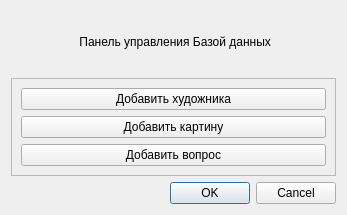
<?xml version="1.0" encoding="UTF-8"?>
<ui version="4.0">
 <class>AdminDialog</class>
 <widget class="QDialog" name="AdminDialog">
  <property name="geometry">
   <rect>
    <x>0</x>
    <y>0</y>
    <width>347</width>
    <height>215</height>
   </rect>
  </property>
  <property name="windowTitle">
   <string>Dialog</string>
  </property>
  <layout class="QGridLayout" name="gridLayout">
   <item row="0" column="0" colspan="2">
    <widget class="QLabel" name="label">
     <property name="text">
      <string> Панель управления Базой данных</string>
     </property>
     <property name="alignment">
      <set>Qt::AlignCenter</set>
     </property>
    </widget>
   </item>
   <item row="2" column="0" colspan="2">
    <widget class="QDialogButtonBox" name="buttonBox">
     <property name="orientation">
      <enum>Qt::Horizontal</enum>
     </property>
     <property name="standardButtons">
      <set>QDialogButtonBox::Cancel|QDialogButtonBox::Ok</set>
     </property>
    </widget>
   </item>
   <item row="1" column="0" colspan="2">
    <widget class="QFrame" name="frame">
     <property name="frameShape">
      <enum>QFrame::StyledPanel</enum>
     </property>
     <property name="frameShadow">
      <enum>QFrame::Raised</enum>
     </property>
     <layout class="QVBoxLayout" name="verticalLayout">
      <item>
       <widget class="QPushButton" name="addArtistPushButton">
        <property name="text">
         <string>Добавить художника</string>
        </property>
       </widget>
      </item>
      <item>
       <widget class="QPushButton" name="addPicturePushButton">
        <property name="text">
         <string>Добавить картину</string>
        </property>
       </widget>
      </item>
      <item>
       <widget class="QPushButton" name="addQuestionPushButton">
        <property name="text">
         <string>Добавить вопрос</string>
        </property>
       </widget>
      </item>
     </layout>
    </widget>
   </item>
  </layout>
 </widget>
 <resources/>
 <connections>
  <connection>
   <sender>buttonBox</sender>
   <signal>accepted()</signal>
   <receiver>AdminDialog</receiver>
   <slot>accept()</slot>
   <hints>
    <hint type="sourcelabel">
     <x>248</x>
     <y>254</y>
    </hint>
    <hint type="destinationlabel">
     <x>157</x>
     <y>274</y>
    </hint>
   </hints>
  </connection>
  <connection>
   <sender>buttonBox</sender>
   <signal>rejected()</signal>
   <receiver>AdminDialog</receiver>
   <slot>reject()</slot>
   <hints>
    <hint type="sourcelabel">
     <x>316</x>
     <y>260</y>
    </hint>
    <hint type="destinationlabel">
     <x>286</x>
     <y>274</y>
    </hint>
   </hints>
  </connection>
 </connections>
</ui>
